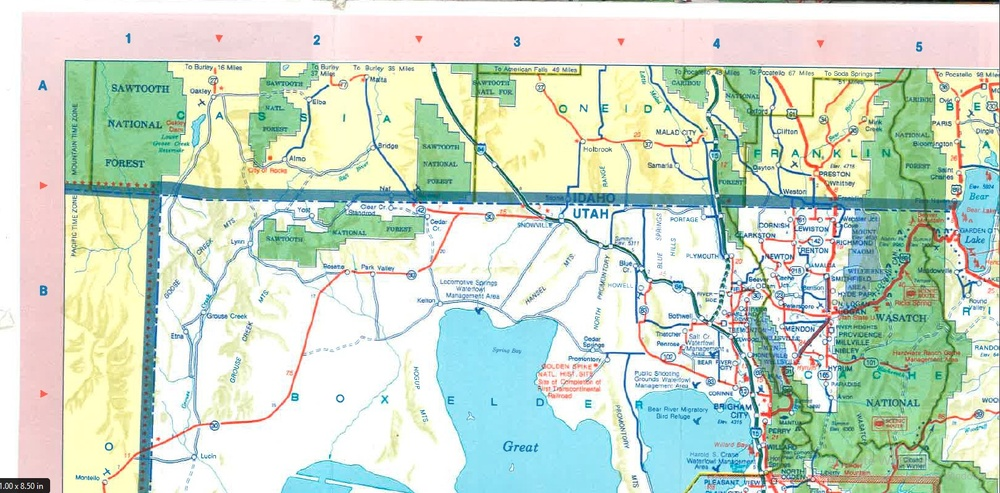
%> input picture CS 4640/A1/map1.jpg, 1000 x 493 px, shrunk from 1477 x 728 before the run
$ octave getcolor.m   (GNU Octave 9; MATLAB toolbox functions it lacks are replaced by stand-ins)
%> lines starting %> are read from the running program, lines starting %| are printed output that depends on the picture; in (x1, y1, x2, y2) boxes, pixels count from 0 and x2, y2 are one past the last pixel; in counts of white or black regions, pixels touching at a corner belong together; the program's own positions count from 1

clear;clc;clf
AA=imread('map1.jpg');
%> AA is the input picture: size 493x1000x3 uint8; mean R, G, B 203.9, 219.4, 201.5
RR=AA(:,:,1);%Red
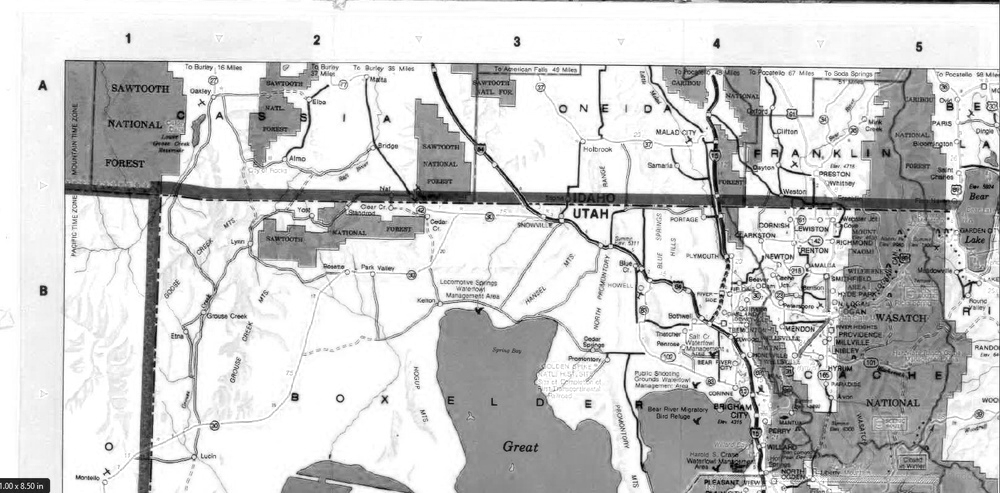
%> RR: size 493x1000 uint8; min 0, max 255, mean 203.9
GG=AA(:,:,2);%Green
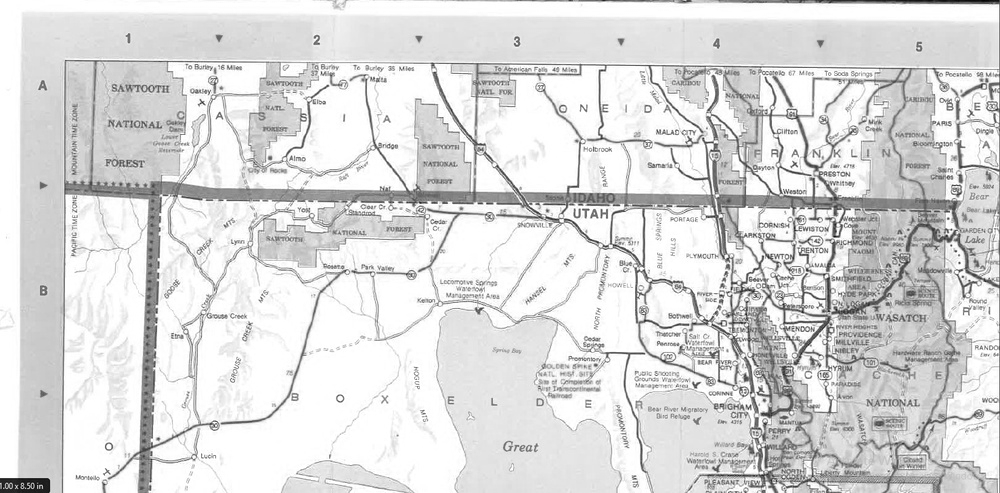
%> GG: size 493x1000 uint8; min 0, max 255, mean 219.4
BB=AA(:,:,3);%Blue
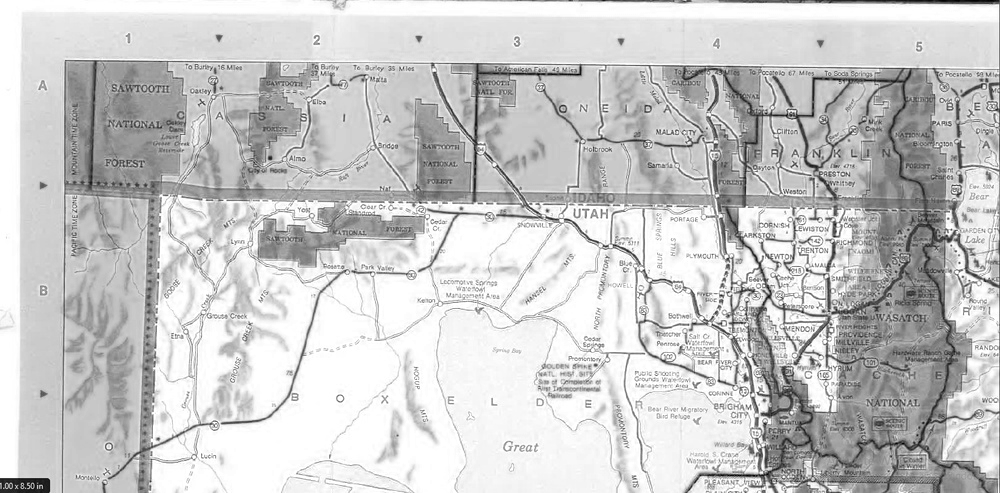
%> BB: size 493x1000 uint8; min 0, max 255, mean 201.5
AA2=uint8(zeros(size(AA)));
TT1=GG<183;%Keep Blue and Green areas
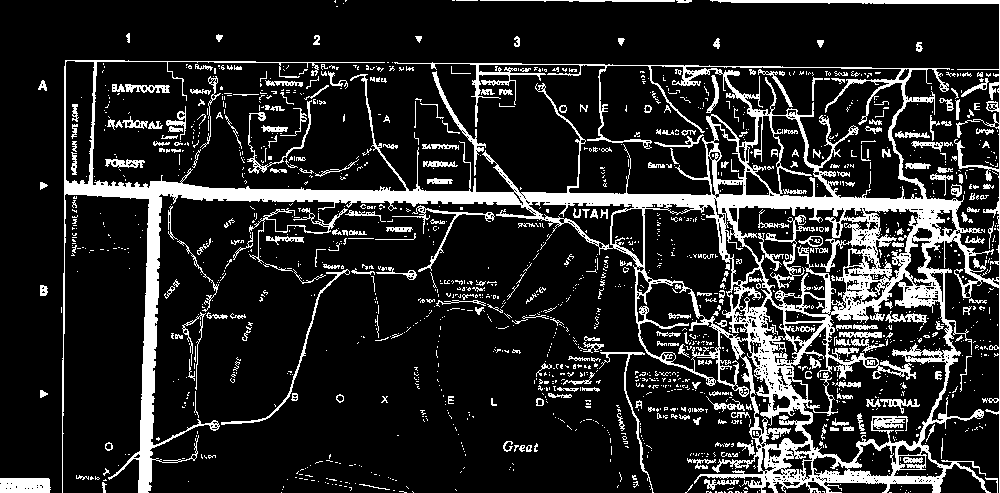
%> TT1: size 493x1000 logical; 15.8% white; 1630 white regions (1332 under 20 px), largest, box (x1, y1, x2, y2) and area: (62, 0, 1000, 493) 52316, (0, 478, 51, 493) 735, (765, 215, 815, 289) 542
TT2=GG>150&BB>150&RR>150;%Delete White areas
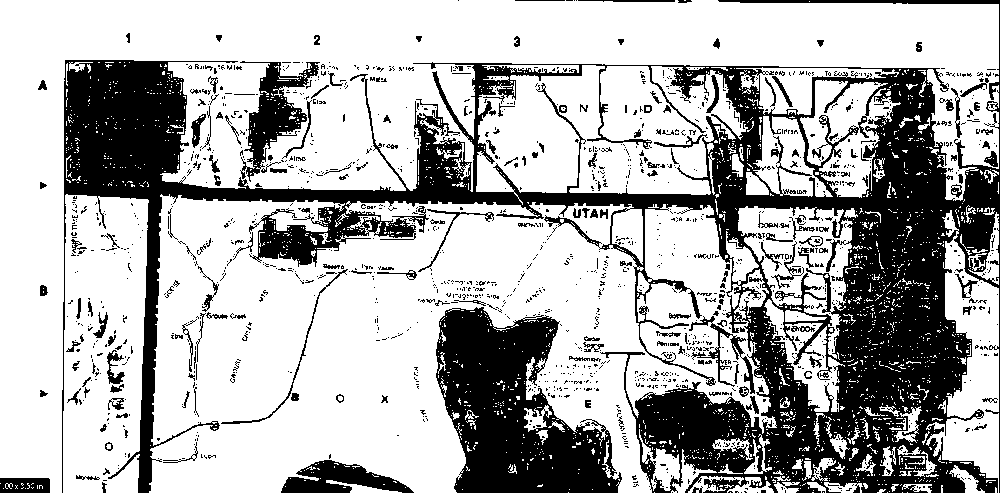
%> TT2: size 493x1000 logical; 69.1% white; 1482 black regions (1284 under 20 px), largest, box (x1, y1, x2, y2) and area: (62, 0, 1000, 493) 109537, (436, 307, 622, 493) 20223, (240, 61, 320, 182) 3266
TT=TT1|TT2;
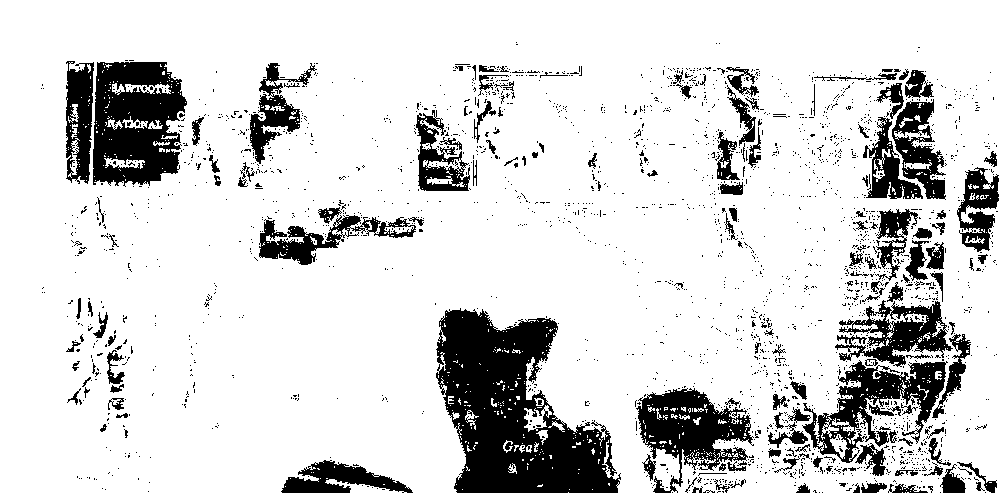
%> TT: size 493x1000 logical; 83.8% white; 2345 black regions (2194 under 20 px), largest, box (x1, y1, x2, y2) and area: (436, 308, 621, 493) 19540, (93, 62, 187, 187) 8512, (636, 388, 754, 493) 5645
RR(TT)=nan;
GG(TT)=nan;
BB(TT)=nan;

AA2(:,:,1)=RR;
AA2(:,:,2)=GG;
AA2(:,:,3)=BB;
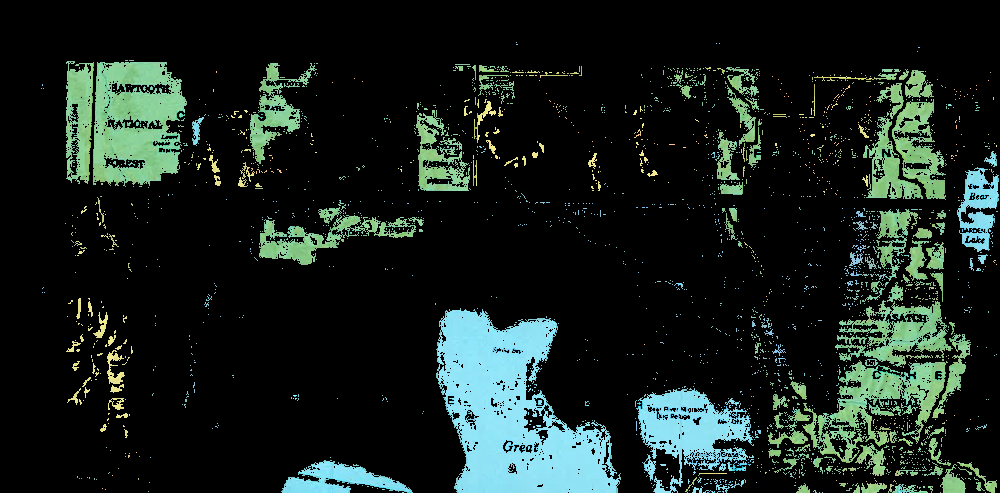
%> AA2: size 493x1000x3 uint8; mean R, G, B 23.2, 34.2, 29.6

subplot(1,2,1)
imshow(AA)
title('Original Image')
subplot(1,2,2)
imshow(AA2)
title('Only show in red image')

$ run again, with CS 4640/A1/Capture.PNG saved as CS 4640/A1/map1.jpg
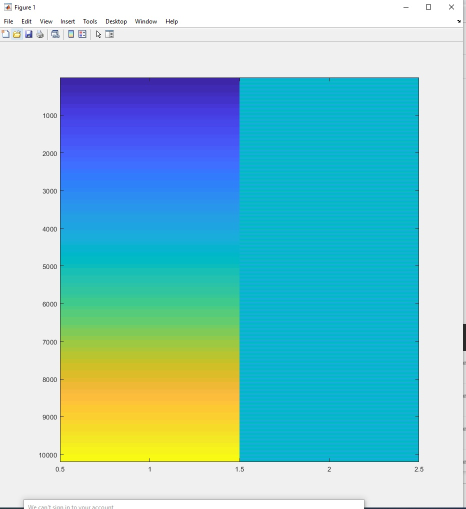
%> input picture CS 4640/A1/Capture.PNG, 931 x 1018 px (shown at 1/2 size)
%> AA is the input picture: size 1018x931x3 uint8; mean R, G, B 135.1, 198.7, 203.4
%> `TT1=GG<183;`:
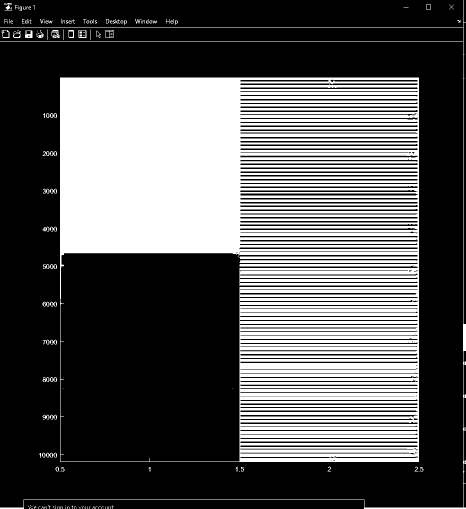
%> TT1: size 1018x931 logical (shown at 1/2 size); 35% white; 170 white regions (102 under 20 px), largest, box (x1, y1, x2, y2) and area: (120, 155, 838, 924) 323282, (0, 0, 931, 1018) 4584, (50, 61, 65, 76) 159
%> TT2: size 1018x931 logical; 41.3% white; 15 white regions (9 under 20 px), largest, box (x1, y1, x2, y2) and area: (0, 0, 931, 1018) 391151, (212, 63, 226, 75) 145, (158, 61, 171, 74) 121, (138, 61, 146, 74) 92, (853, 10, 861, 18) 64, (30, 68, 38, 71) 23
%> TT: size 1018x931 logical; 75.8% white; 632 black regions (535 under 20 px), largest, box (x1, y1, x2, y2) and area: (121, 506, 836, 923) 153695, (481, 387, 835, 391) 1410, (480, 448, 835, 452) 1072
%> `AA2(:,:,3)=BB;`:
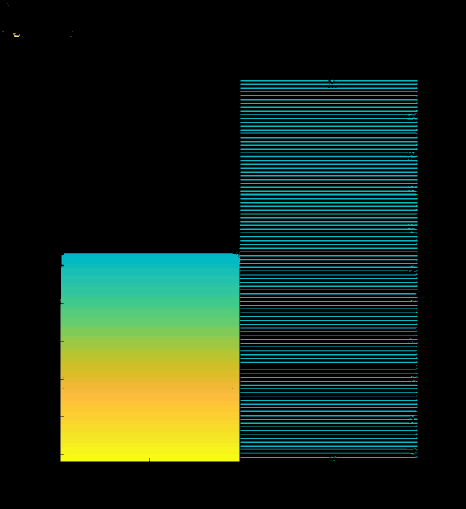
%> AA2: size 1018x931x3 uint8 (shown at 1/2 size); mean R, G, B 25.6, 47.5, 30.4
